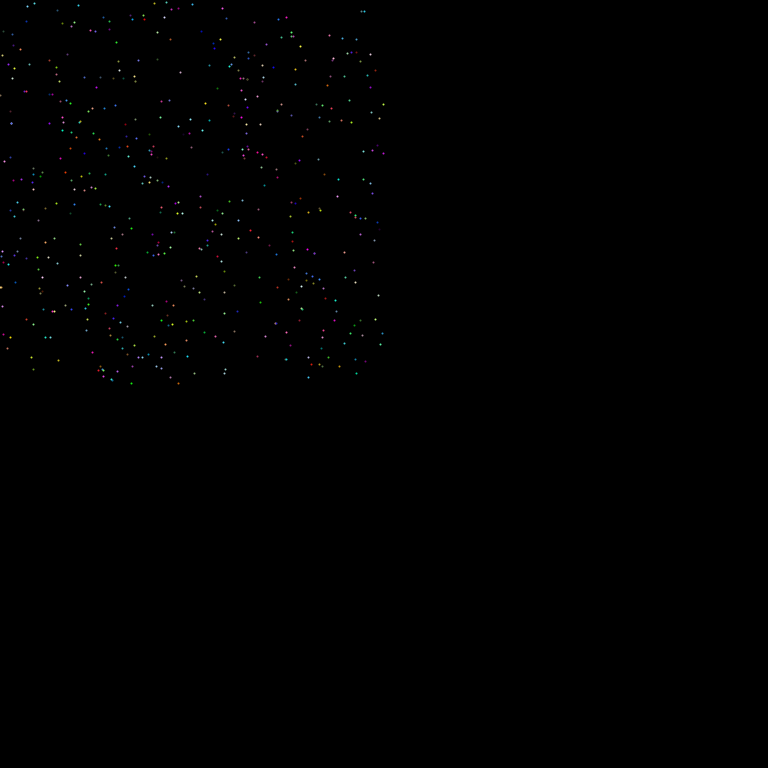
Frame 1 (no input)
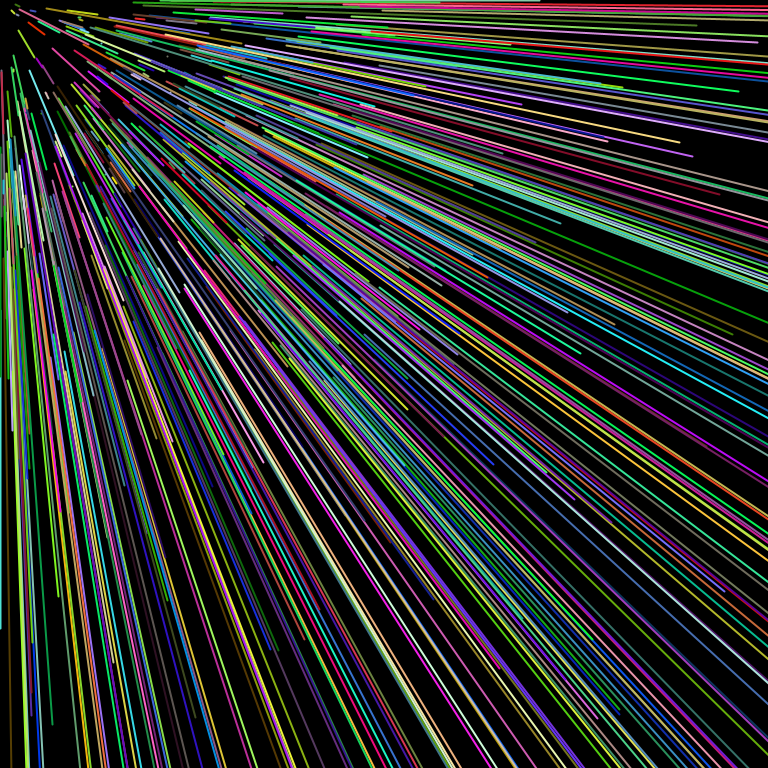
Frame 60 (the mouse pressed at the canvas centre just before this capture)
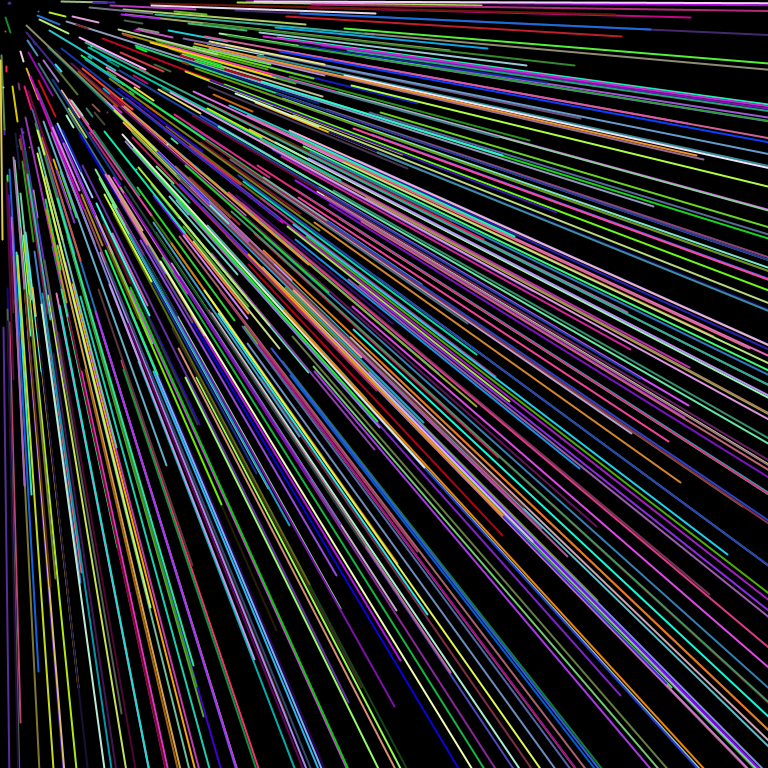
Frame 120 (the mouse held since frame 60 and released just before this capture)

The Processing sketch that drew these frames (run headless with seeded random() and noise(); from frame 60 on, the mouse is pressed at the canvas centre):

// Processing sketch: radiant
// ── radiant.pde
class Star {
  color c;
  float x1, y1, x2, y2;
  float initialSpeed = 1.0005;
  float speed1 = 1.025;
  float speed2 = 1.06;
  
  Star() {
    c = color(random(0, 255), random(0, 255), random(0, 255), random(175, 225));
    this.x1 = random(width - width/2);
    this.y1 = random(height - height/2);
    this.x2 = x1;
    this.y2 = y1;
  }
  
  void display() {
    stroke(random(0,255), random(0,255), random(0,255));
    strokeWeight(2);
    line(this.x1, this.y1, this.x2, this.y2);
  }
  
  void accelerate() {
    this.x1 = speed1*this.x1;
    this.y1 = speed1*this.y1;
    this.x2 = speed2*this.x2;
    this.y2 = speed2*this.y2;
  
    if (abs(this.x1) > width/2 || abs(this.y1) > height/2) {
      this.x1 = (random(width - width/2)/2);
      this.y1 = (random(height - height/2)/2);
      this.x2 = this.x1;
      this.y2 = this.y1;
    }
  }
}

int numStars = 500;
ArrayList<Star> stars;

void setup() {
  size(768, 768);
  
  stars = new ArrayList<Star>();
  for (int i = 0; i < numStars; i++) {
    stars.add(new Star());
  }
}

void draw() {
  background(0);
  
   for (int i = 0; i < stars.size()-1; i++) {
    Star s = stars.get(i);
    s.display();
    s.accelerate();
  }
}
